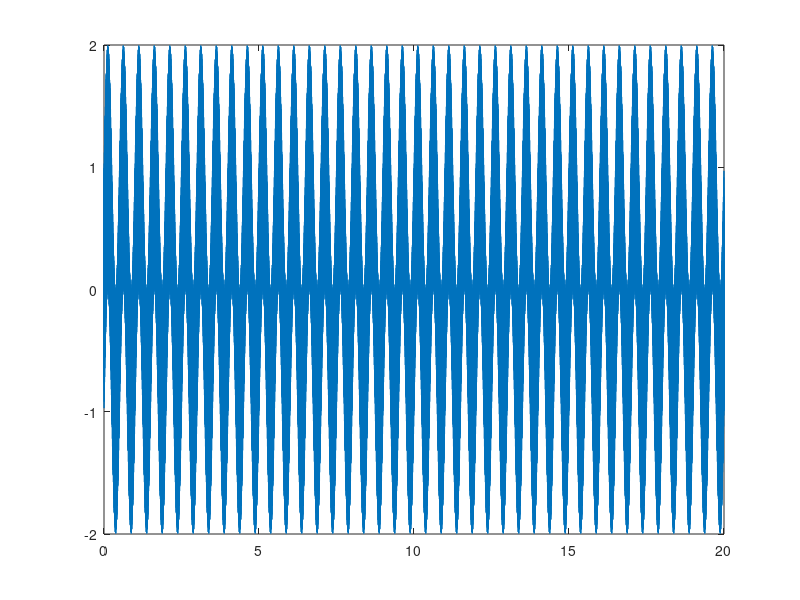

Write the MATLAB code that produced this figure. (Note: this script raises an error after producing the figure.)
function filtering

fs = 2048;
timePeriod = 1 / fs;


timeBase = 20;
myLen = timeBase / timePeriod;
t = (0:myLen-1) * timePeriod;

% Creating test signal
x_sin = sin(2 * pi * 2 * t) + sin(2 * pi * 5000 * t);

% Plot test signal
figure(1)
plot(t, x_sin)
axis([0 20 -2 2])

% Filter test signal
output = butterworthFilter(fs, x_sin);

% Plot result
figure(2)
plot(t, output)
axis([0 20 -2 2])

% Second test
[t1, t2] = testdata;

% I want a dataset for 10 sec
timeBase = 1;
myLen = timeBase / timePeriod;
t = (0:myLen-1) * timePeriod;

% Plot super position signal
figure(3)
plot(t, t1(1:2:end))

% Filter the signal
output = butterworthFilter(fs, t1);

% Plot result
figure(4)
plot(t, output(1:2:end))

end